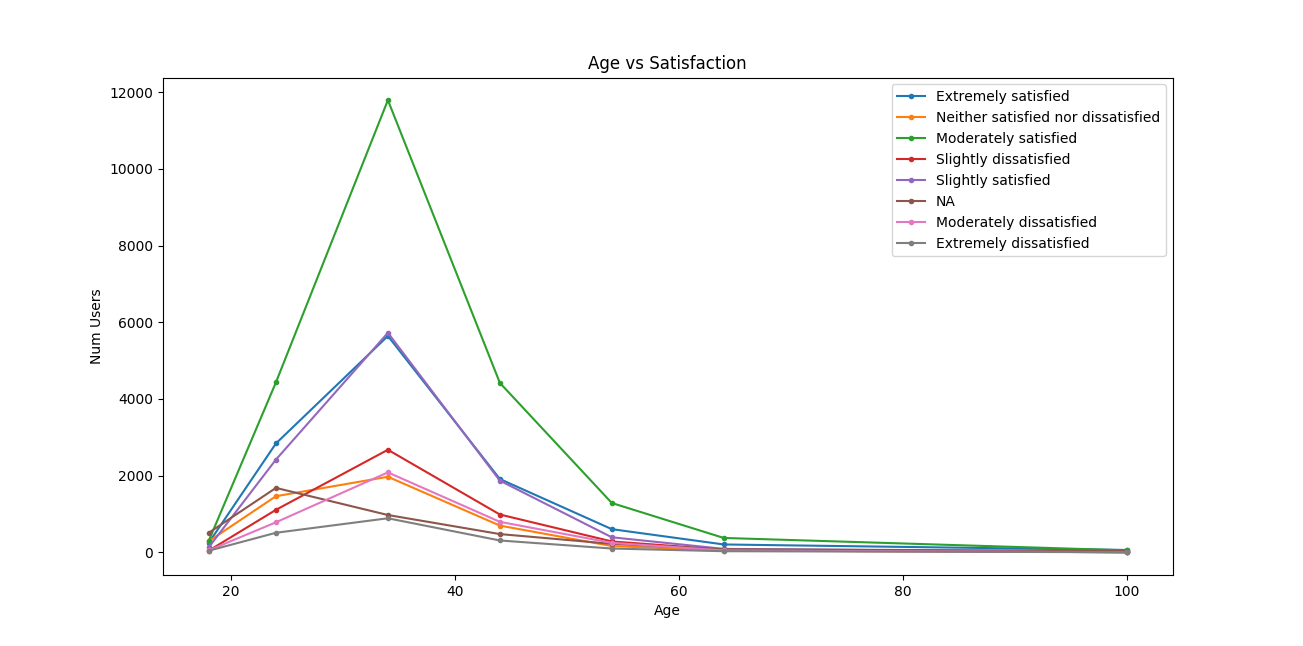

Write Python code to recreate this figure.
import random
import matplotlib.pyplot as plt; plt.rcdefaults()
import numpy as np
import matplotlib.pyplot as plt
import csv
import operator

CarSatAge = {}

with open('survey_results_public.csv') as csvfile:
# with open('train-01.csv') as csvfile:
	readCSV = csv.reader(csvfile, delimiter=',')
	next(readCSV)  # Skip header line
	for row in readCSV:		
		# a = list(map(float, row))
		if (row[13] in CarSatAge) == False:
			CarSatAge[row[13]] = {}
		try:
			if (row[124] in CarSatAge[row[13]]) == False and row[124] != "NA":
				CarSatAge[row[13]][row[124]] = 0

			if (row[124] in CarSatAge[row[13]]):
				CarSatAge[row[13]][row[124]] += 1
			
		except ValueError:
		    pass


allsat = {}

for sat in CarSatAge:
	x = sorted(CarSatAge[sat].items(), key=operator.itemgetter(0), reverse=False)
	allsat[sat] = dict(x)


for sat in allsat:
	allsat[sat]["0 - 18 years of age"] = (allsat[sat]).pop("Under 18 years old")

for sat in allsat:
	x = sorted(allsat[sat].items(), key=operator.itemgetter(0), reverse=False)
	allsat[sat] = dict(x)


labels = list(allsat.keys())
age = []
for sat in allsat:
	# labels.append(list(allsat[sat].keys())) 
	age.append(list(allsat[sat].values()))

# print(allsat)



x = [18,24,34,44,54,64,100]

lines = []
for y,label in zip(age,labels):
	
	pltx, = plt.plot(x,y,'.-',label=label)
	lines.append(pltx)

plt.legend(lines, labels, loc="best")	

plt.xlabel('Age')
plt.ylabel('Num Users')
plt.title('Age vs Satisfaction')
 
plt.show()
